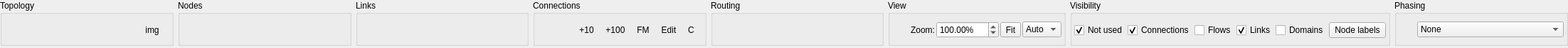
     <widget class="QWidget" name="scrollAreaWidgetContents">
      <property name="geometry">
       <rect>
        <x>0</x>
        <y>0</y>
        <width>2204</width>
        <height>67</height>
       </rect>
      </property>
      <layout class="QVBoxLayout" name="verticalLayout_12">
       <property name="leftMargin">
        <number>0</number>
       </property>
       <property name="topMargin">
        <number>0</number>
       </property>
       <property name="rightMargin">
        <number>0</number>
       </property>
       <property name="bottomMargin">
        <number>0</number>
       </property>
       <item>
        <widget class="QWidget" name="buttonBar" native="true">
         <layout class="QHBoxLayout" name="horizontalLayout_2">
          <property name="spacing">
           <number>6</number>
          </property>
          <property name="leftMargin">
           <number>0</number>
          </property>
          <property name="topMargin">
           <number>0</number>
          </property>
          <property name="rightMargin">
           <number>0</number>
          </property>
          <property name="bottomMargin">
           <number>3</number>
          </property>
          <item>
           <widget class="QGroupBox" name="groupBox_8">
            <property name="title">
             <string>Topology</string>
            </property>
            <layout class="QGridLayout" name="gridLayout">
             <property name="leftMargin">
              <number>3</number>
             </property>
             <property name="topMargin">
              <number>5</number>
             </property>
             <property name="rightMargin">
              <number>3</number>
             </property>
             <property name="bottomMargin">
              <number>2</number>
             </property>
             <property name="spacing">
              <number>2</number>
             </property>
             <item row="0" column="4">
              <widget class="QToolButton" name="btnSave">
               <property name="toolTip">
                <string>Save</string>
               </property>
               <property name="text">
                <string/>
               </property>
               <property name="icon">
                <iconset resource="resources.qrc">
                 <normaloff>:/icons/extra-resources/document-save.png</normaloff>:/icons/extra-resources/document-save.png</iconset>
               </property>
               <property name="autoRaise">
                <bool>true</bool>
               </property>
              </widget>
             </item>
             <item row="0" column="5">
              <widget class="QToolButton" name="btnSaveAs">
               <property name="toolTip">
                <string>Save as...</string>
               </property>
               <property name="text">
                <string/>
               </property>
               <property name="icon">
                <iconset resource="resources.qrc">
                 <normaloff>:/icons/extra-resources/document-save-as.png</normaloff>:/icons/extra-resources/document-save-as.png</iconset>
               </property>
               <property name="autoRaise">
                <bool>true</bool>
               </property>
              </widget>
             </item>
             <item row="0" column="6">
              <widget class="QToolButton" name="btnLayout">
               <property name="toolTip">
                <string>Layout graph</string>
               </property>
               <property name="text">
                <string/>
               </property>
               <property name="icon">
                <iconset resource="resources.qrc">
                 <normaloff>:/icons/extra-resources/layout.png</normaloff>:/icons/extra-resources/layout.png</iconset>
               </property>
               <property name="autoRaise">
                <bool>true</bool>
               </property>
              </widget>
             </item>
             <item row="0" column="8">
              <widget class="QToolButton" name="btnSaveImage">
               <property name="toolTip">
                <string>Save image</string>
               </property>
               <property name="text">
                <string>img</string>
               </property>
               <property name="autoRaise">
                <bool>true</bool>
               </property>
              </widget>
             </item>
             <item row="0" column="7">
              <widget class="QToolButton" name="btnSCCDomains">
               <property name="toolTip">
                <string>Compute domains from strongly connected components</string>
               </property>
               <property name="text">
                <string/>
               </property>
               <property name="icon">
                <iconset resource="resources.qrc">
                 <normaloff>:/icons/extra-resources/stronglycc.png</normaloff>:/icons/extra-resources/stronglycc.png</iconset>
               </property>
               <property name="autoRaise">
                <bool>true</bool>
               </property>
              </widget>
             </item>
             <item row="0" column="1">
              <widget class="QToolButton" name="btnNew">
               <property name="toolTip">
                <string>New</string>
               </property>
               <property name="text">
                <string/>
               </property>
               <property name="icon">
                <iconset resource="resources.qrc">
                 <normaloff>:/icons/extra-resources/document-new.png</normaloff>:/icons/extra-resources/document-new.png</iconset>
               </property>
               <property name="autoRaise">
                <bool>true</bool>
               </property>
              </widget>
             </item>
             <item row="0" column="3">
              <widget class="QToolButton" name="btnOpen">
               <property name="toolTip">
                <string>Open</string>
               </property>
               <property name="text">
                <string/>
               </property>
               <property name="icon">
                <iconset resource="resources.qrc">
                 <normaloff>:/icons/extra-resources/document-open.png</normaloff>:/icons/extra-resources/document-open.png</iconset>
               </property>
               <property name="autoRaise">
                <bool>true</bool>
               </property>
              </widget>
             </item>
            </layout>
           </widget>
          </item>
          <item>
           <widget class="QGroupBox" name="groupBox_4">
            <property name="title">
             <string>Nodes</string>
            </property>
            <layout class="QGridLayout" name="gridLayout_5">
             <property name="leftMargin">
              <number>3</number>
             </property>
             <property name="topMargin">
              <number>5</number>
             </property>
             <property name="rightMargin">
              <number>3</number>
             </property>
             <property name="bottomMargin">
              <number>2</number>
             </property>
             <property name="spacing">
              <number>2</number>
             </property>
             <item row="0" column="2">
              <widget class="QToolButton" name="btnAddGateway">
               <property name="toolTip">
                <string>Add gateway</string>
               </property>
               <property name="text">
                <string/>
               </property>
               <property name="icon">
                <iconset resource="resources.qrc">
                 <normaloff>:/icons/extra-resources/juanjo_Router_gateway_24.png</normaloff>:/icons/extra-resources/juanjo_Router_gateway_24.png</iconset>
               </property>
               <property name="checkable">
                <bool>true</bool>
               </property>
               <property name="autoRaise">
                <bool>true</bool>
               </property>
              </widget>
             </item>
             <item row="0" column="3">
              <widget class="QToolButton" name="btnAddRouter">
               <property name="toolTip">
                <string>Add router</string>
               </property>
               <property name="text">
                <string/>
               </property>
               <property name="icon">
                <iconset resource="resources.qrc">
                 <normaloff>:/icons/extra-resources/juanjo_Router_24.png</normaloff>:/icons/extra-resources/juanjo_Router_24.png</iconset>
               </property>
               <property name="checkable">
                <bool>true</bool>
               </property>
               <property name="autoRaise">
                <bool>true</bool>
               </property>
              </widget>
             </item>
             <item row="0" column="7">
              <widget class="QToolButton" name="btnDelNode">
               <property name="toolTip">
                <string>Delete node</string>
               </property>
               <property name="text">
                <string/>
               </property>
               <property name="icon">
                <iconset resource="resources.qrc">
                 <normaloff>:/icons/extra-resources/delete_node_24.png</normaloff>:/icons/extra-resources/delete_node_24.png</iconset>
               </property>
               <property name="checkable">
                <bool>true</bool>
               </property>
               <property name="autoRaise">
                <bool>true</bool>
               </property>
              </widget>
             </item>
             <item row="0" column="8">
              <widget class="QToolButton" name="btnDelNodeArea">
               <property name="toolTip">
                <string>Delete node</string>
               </property>
               <property name="text">
                <string/>
               </property>
               <property name="icon">
                <iconset resource="resources.qrc">
                 <normaloff>:/icons/extra-resources/delete_area_24.png</normaloff>:/icons/extra-resources/delete_area_24.png</iconset>
               </property>
               <property name="checkable">
                <bool>true</bool>
               </property>
               <property name="autoRaise">
                <bool>true</bool>
               </property>
              </widget>
             </item>
             <item row="0" column="4">
              <widget class="QToolButton" name="btnAddBorderRouter">
               <property name="toolTip">
                <string>Add border router</string>
               </property>
               <property name="text">
                <string/>
               </property>
               <property name="icon">
                <iconset resource="resources.qrc">
                 <normaloff>:/icons/extra-resources/juanjo_Router_border_24.png</normaloff>:/icons/extra-resources/juanjo_Router_border_24.png</iconset>
               </property>
               <property name="checkable">
                <bool>true</bool>
               </property>
               <property name="autoRaise">
                <bool>true</bool>
               </property>
              </widget>
             </item>
             <item row="0" column="0">
              <widget class="QToolButton" name="btnAddHost">
               <property name="toolTip">
                <string>Add host</string>
               </property>
               <property name="text">
                <string/>
               </property>
               <property name="icon">
                <iconset resource="resources.qrc">
                 <normaloff>:/icons/extra-resources/video-display-24.png</normaloff>:/icons/extra-resources/video-display-24.png</iconset>
               </property>
               <property name="checkable">
                <bool>true</bool>
               </property>
               <property name="autoRaise">
                <bool>true</bool>
               </property>
              </widget>
             </item>
             <item row="0" column="5">
              <widget class="QToolButton" name="btnMoveNode">
               <property name="toolTip">
                <string>Move node</string>
               </property>
               <property name="text">
                <string/>
               </property>
               <property name="icon">
                <iconset resource="resources.qrc">
                 <normaloff>:/icons/extra-resources/move_24.png</normaloff>:/icons/extra-resources/move_24.png</iconset>
               </property>
               <property name="checkable">
                <bool>true</bool>
               </property>
               <property name="autoRaise">
                <bool>true</bool>
               </property>
              </widget>
             </item>
             <item row="0" column="6">
              <widget class="QToolButton" name="btnMoveNodeArea">
               <property name="toolTip">
                <string>Move node</string>
               </property>
               <property name="text">
                <string/>
               </property>
               <property name="icon">
                <iconset resource="resources.qrc">
                 <normaloff>:/icons/extra-resources/move_area_24.png</normaloff>:/icons/extra-resources/move_area_24.png</iconset>
               </property>
               <property name="checkable">
                <bool>true</bool>
               </property>
               <property name="autoRaise">
                <bool>true</bool>
               </property>
              </widget>
             </item>
             <item row="0" column="1">
              <widget class="QToolButton" name="btnEditHost">
               <property name="toolTip">
                <string>Edit host</string>
               </property>
               <property name="text">
                <string/>
               </property>
               <property name="icon">
                <iconset resource="resources.qrc">
                 <normaloff>:/icons/extra-resources/edit-host_24.png</normaloff>:/icons/extra-resources/edit-host_24.png</iconset>
               </property>
               <property name="checkable">
                <bool>true</bool>
               </property>
               <property name="autoRaise">
                <bool>true</bool>
               </property>
              </widget>
             </item>
            </layout>
           </widget>
          </item>
          <item>
           <widget class="QGroupBox" name="groupBox_6">
            <property name="title">
             <string>Links</string>
            </property>
            <layout class="QGridLayout" name="gridLayout_14">
             <property name="leftMargin">
              <number>3</number>
             </property>
             <property name="topMargin">
              <number>5</number>
             </property>
             <property name="rightMargin">
              <number>3</number>
             </property>
             <property name="bottomMargin">
              <number>2</number>
             </property>
             <property name="spacing">
              <number>2</number>
             </property>
             <item row="0" column="0">
              <widget class="QToolButton" name="btnAddEdge">
               <property name="toolTip">
                <string>Add link</string>
               </property>
               <property name="text">
                <string/>
               </property>
               <property name="icon">
                <iconset resource="resources.qrc">
                 <normaloff>:/icons/extra-resources/ftline_line_arrow_end_24.png</normaloff>:/icons/extra-resources/ftline_line_arrow_end_24.png</iconset>
               </property>
               <property name="checkable">
                <bool>true</bool>
               </property>
               <property name="autoRaise">
                <bool>true</bool>
               </property>
              </widget>
             </item>
             <item row="0" column="1">
              <widget class="QToolButton" name="btnEditEdge">
               <property name="toolTip">
                <string>Edit link</string>
               </property>
               <property name="text">
                <string/>
               </property>
               <property name="icon">
                <iconset resource="resources.qrc">
                 <normaloff>:/icons/extra-resources/link_edit_24.png</normaloff>:/icons/extra-resources/link_edit_24.png</iconset>
               </property>
               <property name="iconSize">
                <size>
                 <width>24</width>
                 <height>24</height>
                </size>
               </property>
               <property name="checkable">
                <bool>true</bool>
               </property>
               <property name="popupMode">
                <enum>QToolButton::InstantPopup</enum>
               </property>
               <property name="autoRaise">
                <bool>true</bool>
               </property>
              </widget>
             </item>
             <item row="0" column="2">
              <widget class="QToolButton" name="btnDelEdge">
               <property name="toolTip">
                <string>Delete link</string>
               </property>
               <property name="text">
                <string/>
               </property>
               <property name="icon">
                <iconset resource="resources.qrc">
                 <normaloff>:/icons/extra-resources/link_delete_24.png</normaloff>:/icons/extra-resources/link_delete_24.png</iconset>
               </property>
               <property name="checkable">
                <bool>true</bool>
               </property>
               <property name="autoRaise">
                <bool>true</bool>
               </property>
              </widget>
             </item>
             <item row="0" column="3">
              <widget class="QToolButton" name="btnHighlightEdges">
               <property name="toolTip">
                <string>Highlight links</string>
               </property>
               <property name="text">
                <string/>
               </property>
               <property name="icon">
                <iconset resource="resources.qrc">
                 <normaloff>:/icons/extra-resources/link-highlight.png</normaloff>:/icons/extra-resources/link-highlight.png</iconset>
               </property>
               <property name="iconSize">
                <size>
                 <width>24</width>
                 <height>24</height>
                </size>
               </property>
               <property name="checkable">
                <bool>true</bool>
               </property>
               <property name="popupMode">
                <enum>QToolButton::InstantPopup</enum>
               </property>
               <property name="autoRaise">
                <bool>true</bool>
               </property>
              </widget>
             </item>
            </layout>
           </widget>
          </item>
          <item>
           <widget class="QGroupBox" name="groupBox_5">
            <property name="title">
             <string>Connections</string>
            </property>
            <layout class="QGridLayout" name="gridLayout_13">
             <property name="leftMargin">
              <number>3</number>
             </property>
             <property name="topMargin">
              <number>5</number>
             </property>
             <property name="rightMargin">
              <number>3</number>
             </property>
             <property name="bottomMargin">
              <number>2</number>
             </property>
             <property name="spacing">
              <number>2</number>
             </property>
             <item row="0" column="0">
              <widget class="QToolButton" name="btnAddConnection">
               <property name="toolTip">
                <string>Add connection</string>
               </property>
               <property name="text">
                <string/>
               </property>
               <property name="icon">
                <iconset resource="resources.qrc">
                 <normaloff>:/icons/extra-resources/connection_24.png</normaloff>:/icons/extra-resources/connection_24.png</iconset>
               </property>
               <property name="checkable">
                <bool>true</bool>
               </property>
               <property name="autoRaise">
                <bool>true</bool>
               </property>
              </widget>
             </item>
             <item row="0" column="1">
              <widget class="QToolButton" name="btnDelConnection">
               <property name="toolTip">
                <string>Delete connection</string>
               </property>
               <property name="text">
                <string/>
               </property>
               <property name="icon">
                <iconset resource="resources.qrc">
                 <normaloff>:/icons/extra-resources/connection_delete_24.png</normaloff>:/icons/extra-resources/connection_delete_24.png</iconset>
               </property>
               <property name="checkable">
                <bool>true</bool>
               </property>
               <property name="autoRaise">
                <bool>true</bool>
               </property>
              </widget>
             </item>
             <item row="0" column="2">
              <widget class="QToolButton" name="btnAddConnections10">
               <property name="text">
                <string>+10</string>
               </property>
               <property name="autoRaise">
                <bool>true</bool>
               </property>
              </widget>
             </item>
             <item row="0" column="3">
              <widget class="QToolButton" name="btnAddConnections100">
               <property name="text">
                <string>+100</string>
               </property>
               <property name="autoRaise">
                <bool>true</bool>
               </property>
              </widget>
             </item>
             <item row="0" column="4">
              <widget class="QToolButton" name="btnAddConnectionsF">
               <property name="text">
                <string>FM</string>
               </property>
               <property name="autoRaise">
                <bool>true</bool>
               </property>
              </widget>
             </item>
             <item row="0" column="6">
              <widget class="QToolButton" name="btnAddConnectionsClear">
               <property name="text">
                <string>C</string>
               </property>
               <property name="autoRaise">
                <bool>true</bool>
               </property>
              </widget>
             </item>
             <item row="0" column="5">
              <widget class="QToolButton" name="btnAdjustConnections">
               <property name="text">
                <string>Edit</string>
               </property>
               <property name="checkable">
                <bool>true</bool>
               </property>
               <property name="autoRaise">
                <bool>true</bool>
               </property>
              </widget>
             </item>
            </layout>
           </widget>
          </item>
          <item>
           <widget class="QGroupBox" name="groupBox_7">
            <property name="title">
             <string>Routing</string>
            </property>
            <layout class="QGridLayout" name="gridLayout_12">
             <property name="leftMargin">
              <number>3</number>
             </property>
             <property name="topMargin">
              <number>5</number>
             </property>
             <property name="rightMargin">
              <number>3</number>
             </property>
             <property name="bottomMargin">
              <number>2</number>
             </property>
             <property name="spacing">
              <number>2</number>
             </property>
             <item row="0" column="0">
              <widget class="QToolButton" name="btnShowRoutes">
               <property name="toolTip">
                <string>Show routes</string>
               </property>
               <property name="text">
                <string/>
               </property>
               <property name="icon">
                <iconset resource="resources.qrc">
                 <normaloff>:/icons/extra-resources/stock_search.png</normaloff>:/icons/extra-resources/stock_search.png</iconset>
               </property>
               <property name="checkable">
                <bool>true</bool>
               </property>
               <property name="autoRaise">
                <bool>true</bool>
               </property>
              </widget>
             </item>
             <item row="0" column="1">
              <widget class="QToolButton" name="btnComputeRoutes">
               <property name="toolTip">
                <string>Recompute routes for connections</string>
               </property>
               <property name="text">
                <string/>
               </property>
               <property name="icon">
                <iconset resource="resources.qrc">
                 <normaloff>:/icons/extra-resources/format-justify-right.png</normaloff>:/icons/extra-resources/format-justify-right.png</iconset>
               </property>
               <property name="autoRaise">
                <bool>true</bool>
               </property>
              </widget>
             </item>
             <item row="0" column="2">
              <widget class="QToolButton" name="btnComputeAllRoutes">
               <property name="toolTip">
                <string>Recompute all routes (full mesh)</string>
               </property>
               <property name="text">
                <string/>
               </property>
               <property name="icon">
                <iconset resource="resources.qrc">
                 <normaloff>:/icons/extra-resources/format-justify-fill.png</normaloff>:/icons/extra-resources/format-justify-fill.png</iconset>
               </property>
               <property name="autoRaise">
                <bool>true</bool>
               </property>
              </widget>
             </item>
            </layout>
           </widget>
          </item>
          <item>
           <widget class="QGroupBox" name="groupBox_10">
            <property name="title">
             <string>View</string>
            </property>
            <layout class="QGridLayout" name="gridLayout_11">
             <property name="leftMargin">
              <number>3</number>
             </property>
             <property name="topMargin">
              <number>5</number>
             </property>
             <property name="rightMargin">
              <number>3</number>
             </property>
             <property name="bottomMargin">
              <number>2</number>
             </property>
             <property name="spacing">
              <number>2</number>
             </property>
             <item row="0" column="0">
              <widget class="QToolButton" name="btnDrag">
               <property name="toolTip">
                <string>Drag</string>
               </property>
               <property name="text">
                <string/>
               </property>
               <property name="icon">
                <iconset resource="resources.qrc">
                 <normaloff>:/icons/extra-resources/drag_24.png</normaloff>:/icons/extra-resources/drag_24.png</iconset>
               </property>
               <property name="checkable">
                <bool>true</bool>
               </property>
               <property name="autoRaise">
                <bool>true</bool>
               </property>
              </widget>
             </item>
             <item row="0" column="1">
              <widget class="QLabel" name="label_8">
               <property name="text">
                <string>Zoom:</string>
               </property>
              </widget>
             </item>
             <item row="0" column="2">
              <widget class="QDoubleSpinBox" name="spinZoom">
               <property name="suffix">
                <string>%</string>
               </property>
               <property name="decimals">
                <number>2</number>
               </property>
               <property name="minimum">
                <double>0.010000000000000</double>
               </property>
               <property name="maximum">
                <double>10000.000000000000000</double>
               </property>
               <property name="singleStep">
                <double>10.000000000000000</double>
               </property>
               <property name="value">
                <double>100.000000000000000</double>
               </property>
              </widget>
             </item>
             <item row="0" column="3">
              <widget class="QToolButton" name="btnFit">
               <property name="text">
                <string>Fit</string>
               </property>
              </widget>
             </item>
             <item row="0" column="4">
              <widget class="QComboBox" name="cmbFastMode">
               <item>
                <property name="text">
                 <string>Auto</string>
                </property>
               </item>
               <item>
                <property name="text">
                 <string>Fast</string>
                </property>
               </item>
               <item>
                <property name="text">
                 <string>Full</string>
                </property>
               </item>
              </widget>
             </item>
            </layout>
           </widget>
          </item>
          <item>
           <widget class="QGroupBox" name="groupBox_11">
            <property name="title">
             <string>Visibility</string>
            </property>
            <layout class="QGridLayout" name="gridLayout_10">
             <property name="leftMargin">
              <number>3</number>
             </property>
             <property name="topMargin">
              <number>5</number>
             </property>
             <property name="rightMargin">
              <number>3</number>
             </property>
             <property name="bottomMargin">
              <number>2</number>
             </property>
             <property name="spacing">
              <number>2</number>
             </property>
             <item row="0" column="0">
              <widget class="QCheckBox" name="checkUnusedHidden">
               <property name="text">
                <string>Not used</string>
               </property>
               <property name="checked">
                <bool>true</bool>
               </property>
              </widget>
             </item>
             <item row="0" column="1">
              <widget class="QCheckBox" name="checkHideConnections">
               <property name="toolTip">
                <string>Hide connections</string>
               </property>
               <property name="text">
                <string>Connections</string>
               </property>
               <property name="checked">
                <bool>true</bool>
               </property>
              </widget>
             </item>
             <item row="0" column="2">
              <widget class="QCheckBox" name="checkHideFlows">
               <property name="toolTip">
                <string>Hide flows</string>
               </property>
               <property name="text">
                <string>Flows</string>
               </property>
               <property name="checked">
                <bool>false</bool>
               </property>
              </widget>
             </item>
             <item row="0" column="3">
              <widget class="QCheckBox" name="checkHideEdges">
               <property name="toolTip">
                <string>Hide links</string>
               </property>
               <property name="text">
                <string>Links</string>
               </property>
               <property name="checked">
                <bool>true</bool>
               </property>
              </widget>
             </item>
             <item row="0" column="4">
              <widget class="QCheckBox" name="checkDomains">
               <property name="text">
                <string>Domains</string>
               </property>
               <property name="checked">
                <bool>false</bool>
               </property>
              </widget>
             </item>
             <item row="0" column="5">
              <widget class="QPushButton" name="btnNodeLabels">
               <property name="text">
                <string>Node labels</string>
               </property>
              </widget>
             </item>
            </layout>
           </widget>
          </item>
          <item>
           <widget class="QGroupBox" name="groupBox_23">
            <property name="title">
             <string>Phasing</string>
            </property>
            <layout class="QGridLayout" name="gridLayout_9">
             <property name="leftMargin">
              <number>3</number>
             </property>
             <property name="topMargin">
              <number>5</number>
             </property>
             <property name="rightMargin">
              <number>3</number>
             </property>
             <property name="bottomMargin">
              <number>2</number>
             </property>
             <property name="spacing">
              <number>2</number>
             </property>
             <item row="0" column="0">
              <widget class="QToolButton" name="btnPhasing">
               <property name="toolTip">
                <string>Phasing</string>
               </property>
               <property name="text">
                <string/>
               </property>
               <property name="icon">
                <iconset resource="resources.qrc">
                 <normaloff>:/icons/extra-resources/gnome-view-restore.png</normaloff>:/icons/extra-resources/gnome-view-restore.png</iconset>
               </property>
               <property name="autoRaise">
                <bool>true</bool>
               </property>
              </widget>
             </item>
             <item row="0" column="1">
              <widget class="QComboBox" name="cmbPhaseGroup">
               <item>
                <property name="text">
                 <string>None</string>
                </property>
               </item>
              </widget>
             </item>
            </layout>
           </widget>
          </item>
         </layout>
        </widget>
       </item>
      </layout>
     </widget>
